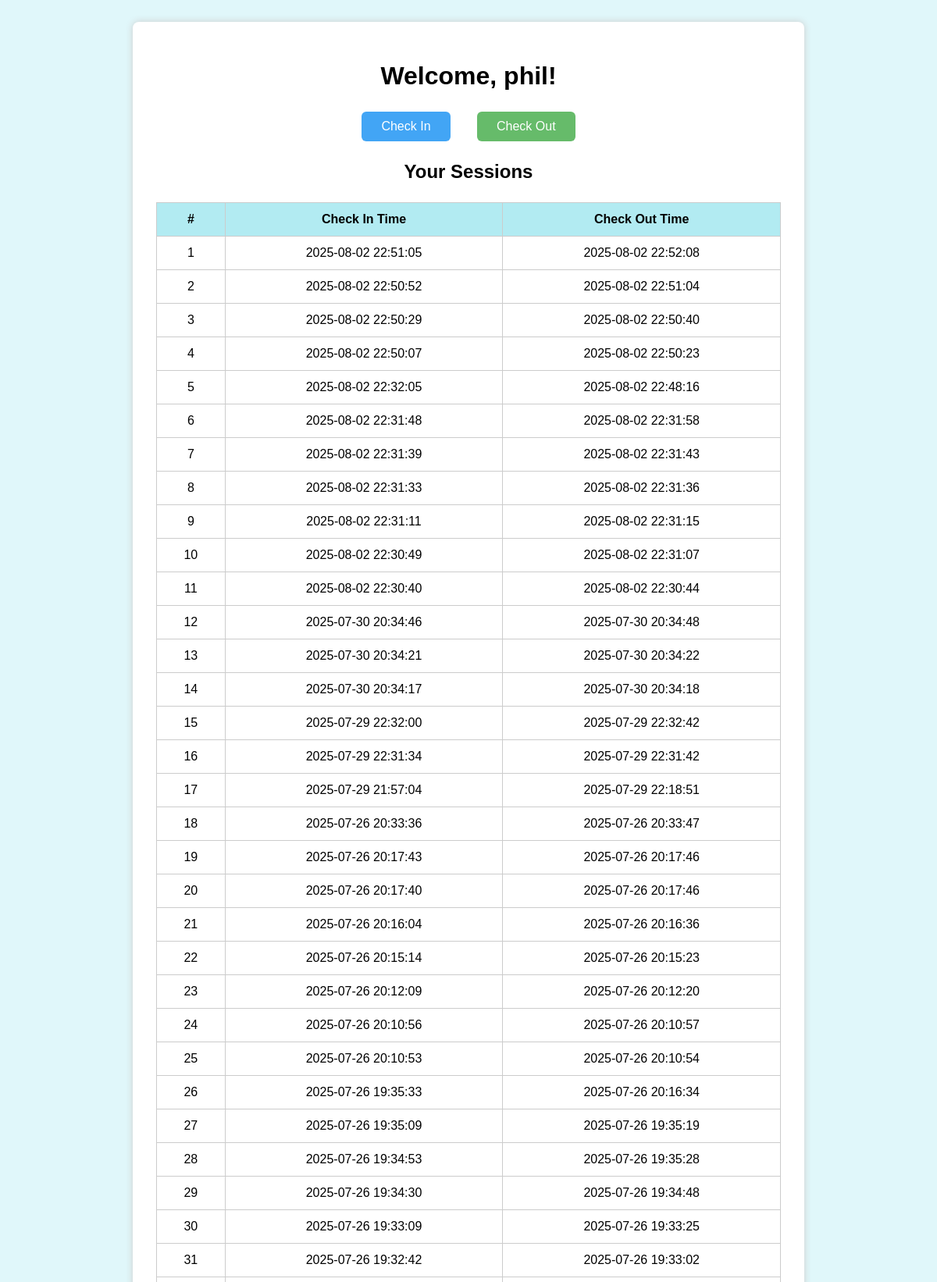
The page /home.php (signed in, upper part) on the database its author committed.
### tables this page shows
CREATE TABLE `checkins` (
  `id` int(11) NOT NULL,
  `user_id` int(11) DEFAULT NULL,
  `checkin_time` datetime DEFAULT current_timestamp(),
  `checkout_time` datetime DEFAULT NULL
);

### home.php (the view, shortened to what this page needs)
<?php
require 'config.php';
$username = $_SESSION['username'];
$user_id = $_SESSION['user_id'];
$stmt = $pdo->prepare("SELECT checkin_time, checkout_time FROM checkins WHERE user_id = ? ORDER BY checkin_time DESC");
$stmt->execute([$user_id]);
$records = $stmt->fetchAll(PDO::FETCH_ASSOC);
?>
<!DOCTYPE html>
<html lang="en">
<head>
</head>
<body>
<div class="container">
    <h1>Welcome, <?= htmlspecialchars($username) ?>!</h1>
    <div class="buttons">
    <form method="post" style="display:inline;">
        <button type="submit" name="checkin" class="button checkin-button">Check In</button>
    </form>
    <form method="post" style="display:inline;">
        <button type="submit" name="checkout" class="button checkout-button">Check Out</button>
    </form>
</div>
    <h2>Your Sessions</h2>
    <?php if (!empty($records)): ?>
        <table>
            <tr>
                <th>#</th>
                <th>Check In Time</th>
                <th>Check Out Time</th>
            </tr>
            <?php foreach ($records as $index => $row): ?>
                <tr>
                    <td><?= $index + 1 ?></td>
                    <td><?= htmlspecialchars($row['checkin_time']) ?></td>
                    <td><?= $row['checkout_time'] ? htmlspecialchars($row['checkout_time']) : '—' ?></td>
                </tr>
            <?php endforeach; ?>
        </table>
    <?php else: ?>
        <p>No check-ins found.</p>
    <?php endif; ?>
</div>
</body>
</html>

### home.php (style rules this page uses)
body { font-family: Arial, sans-serif; background: #e0f7fa; padding: 20px; }
.button { padding: 10px 25px; font-size: 16px; border: none; border-radius: 6px; cursor: pointer; color: white; transition: background-color 0.3s ease; margin: 5px; }
.checkin-button { background-color: #42a5f5; }
.checkout-button { background-color: #66bb6a; }
.container { max-width: 800px; margin: auto; background: white; padding: 30px; border-radius: 8px; box-shadow: 0 0 10px #ccc; text-align: center; }
table { width: 100%; margin-top: 25px; border-collapse: collapse; }
th, td { padding: 12px; border: 1px solid #ccc; }
th { background: #b2ebf2; }
.buttons form { display: inline-block; margin: 10px; }

### rows shown on the page
checkins: checkin_time "2025-08-02 22:51:05", checkout_time "2025-08-02 22:52:08"
checkins: checkin_time "2025-08-02 22:50:52", checkout_time "2025-08-02 22:51:04"
checkins: checkin_time "2025-08-02 22:50:29", checkout_time "2025-08-02 22:50:40"
checkins: checkin_time "2025-08-02 22:50:07", checkout_time "2025-08-02 22:50:23"
checkins: checkin_time "2025-08-02 22:32:05", checkout_time "2025-08-02 22:48:16"
checkins: checkin_time "2025-08-02 22:31:48", checkout_time "2025-08-02 22:31:58"
checkins: checkin_time "2025-08-02 22:31:39", checkout_time "2025-08-02 22:31:43"
checkins: checkin_time "2025-08-02 22:31:33", checkout_time "2025-08-02 22:31:36"
checkins: checkin_time "2025-08-02 22:31:11", checkout_time "2025-08-02 22:31:15"
checkins: checkin_time "2025-08-02 22:30:49", checkout_time "2025-08-02 22:31:07"
checkins: checkin_time "2025-08-02 22:30:40", checkout_time "2025-08-02 22:30:44"
checkins: checkin_time "2025-07-30 20:34:46", checkout_time "2025-07-30 20:34:48"
checkins: checkin_time "2025-07-30 20:34:21", checkout_time "2025-07-30 20:34:22"
checkins: checkin_time "2025-07-30 20:34:17", checkout_time "2025-07-30 20:34:18"
checkins: checkin_time "2025-07-29 22:32:00", checkout_time "2025-07-29 22:32:42"
checkins: checkin_time "2025-07-29 22:31:34", checkout_time "2025-07-29 22:31:42"
checkins: checkin_time "2025-07-29 21:57:04", checkout_time "2025-07-29 22:18:51"
checkins: checkin_time "2025-07-26 20:33:36", checkout_time "2025-07-26 20:33:47"
checkins: checkin_time "2025-07-26 20:17:43", checkout_time "2025-07-26 20:17:46"
checkins: checkin_time "2025-07-26 20:17:40", checkout_time "2025-07-26 20:17:46"
checkins: checkin_time "2025-07-26 20:16:04", checkout_time "2025-07-26 20:16:36"
checkins: checkin_time "2025-07-26 20:15:14", checkout_time "2025-07-26 20:15:23"
checkins: checkin_time "2025-07-26 20:12:09", checkout_time "2025-07-26 20:12:20"
checkins: checkin_time "2025-07-26 20:10:56", checkout_time "2025-07-26 20:10:57"
checkins: checkin_time "2025-07-26 20:10:53", checkout_time "2025-07-26 20:10:54"
checkins: checkin_time "2025-07-26 19:35:33", checkout_time "2025-07-26 20:16:34"
checkins: checkin_time "2025-07-26 19:35:09", checkout_time "2025-07-26 19:35:19"
checkins: checkin_time "2025-07-26 19:34:53", checkout_time "2025-07-26 19:35:28"
checkins: checkin_time "2025-07-26 19:34:30", checkout_time "2025-07-26 19:34:48"
checkins: checkin_time "2025-07-26 19:33:09", checkout_time "2025-07-26 19:33:25"
checkins: checkin_time "2025-07-26 19:32:42", checkout_time "2025-07-26 19:33:02"

### other values the page prints
$username "phil"
